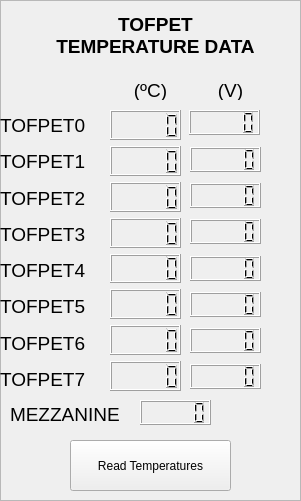
      <widget class="QFrame" name="frame_4">
       <property name="geometry">
        <rect>
         <x>10</x>
         <y>90</y>
         <width>301</width>
         <height>501</height>
        </rect>
       </property>
       <property name="frameShape">
        <enum>QFrame::StyledPanel</enum>
       </property>
       <property name="frameShadow">
        <enum>QFrame::Raised</enum>
       </property>
       <widget class="QLCDNumber" name="lcdNumber_Temp_raw_1">
        <property name="geometry">
         <rect>
          <x>190</x>
          <y>147</y>
          <width>71</width>
          <height>25</height>
         </rect>
        </property>
        <property name="font">
         <font>
          <weight>75</weight>
          <bold>true</bold>
         </font>
        </property>
       </widget>
       <widget class="QLCDNumber" name="lcdNumber_Temp_raw_0">
        <property name="geometry">
         <rect>
          <x>189</x>
          <y>110</y>
          <width>71</width>
          <height>25</height>
         </rect>
        </property>
        <property name="font">
         <font>
          <weight>75</weight>
          <bold>true</bold>
         </font>
        </property>
       </widget>
       <widget class="QLCDNumber" name="lcdNumber_Temp_raw_2">
        <property name="geometry">
         <rect>
          <x>190</x>
          <y>183</y>
          <width>71</width>
          <height>25</height>
         </rect>
        </property>
        <property name="font">
         <font>
          <weight>75</weight>
          <bold>true</bold>
         </font>
        </property>
       </widget>
       <widget class="QLCDNumber" name="lcdNumber_Temp_raw_3">
        <property name="geometry">
         <rect>
          <x>190</x>
          <y>219</y>
          <width>71</width>
          <height>25</height>
         </rect>
        </property>
        <property name="font">
         <font>
          <weight>75</weight>
          <bold>true</bold>
         </font>
        </property>
       </widget>
       <widget class="QLCDNumber" name="lcdNumber_Temp_raw_4">
        <property name="geometry">
         <rect>
          <x>190</x>
          <y>256</y>
          <width>71</width>
          <height>25</height>
         </rect>
        </property>
        <property name="font">
         <font>
          <weight>75</weight>
          <bold>true</bold>
         </font>
        </property>
       </widget>
       <widget class="QLCDNumber" name="lcdNumber_Temp_raw_5">
        <property name="geometry">
         <rect>
          <x>190</x>
          <y>292</y>
          <width>71</width>
          <height>25</height>
         </rect>
        </property>
        <property name="font">
         <font>
          <weight>75</weight>
          <bold>true</bold>
         </font>
        </property>
       </widget>
       <widget class="QLCDNumber" name="lcdNumber_Temp_raw_6">
        <property name="geometry">
         <rect>
          <x>190</x>
          <y>328</y>
          <width>71</width>
          <height>25</height>
         </rect>
        </property>
        <property name="font">
         <font>
          <weight>75</weight>
          <bold>true</bold>
         </font>
        </property>
       </widget>
       <widget class="QLCDNumber" name="lcdNumber_Temp_raw_7">
        <property name="geometry">
         <rect>
          <x>190</x>
          <y>364</y>
          <width>71</width>
          <height>25</height>
         </rect>
        </property>
        <property name="font">
         <font>
          <weight>75</weight>
          <bold>true</bold>
         </font>
        </property>
       </widget>
       <widget class="QLabel" name="label_74">
        <property name="geometry">
         <rect>
          <x>30</x>
          <y>10</y>
          <width>251</width>
          <height>51</height>
         </rect>
        </property>
        <property name="font">
         <font>
          <pointsize>14</pointsize>
          <weight>75</weight>
          <bold>true</bold>
         </font>
        </property>
        <property name="text">
         <string>TOFPET 
TEMPERATURE DATA</string>
        </property>
        <property name="alignment">
         <set>Qt::AlignCenter</set>
        </property>
       </widget>
       <widget class="QLabel" name="label_75">
        <property name="geometry">
         <rect>
          <x>190</x>
          <y>80</y>
          <width>81</width>
          <height>20</height>
         </rect>
        </property>
        <property name="font">
         <font>
          <pointsize>14</pointsize>
         </font>
        </property>
        <property name="text">
         <string>(V)</string>
        </property>
        <property name="alignment">
         <set>Qt::AlignCenter</set>
        </property>
       </widget>
       <widget class="QLabel" name="label_76">
        <property name="geometry">
         <rect>
          <x>110</x>
          <y>80</y>
          <width>81</width>
          <height>20</height>
         </rect>
        </property>
        <property name="font">
         <font>
          <pointsize>14</pointsize>
         </font>
        </property>
        <property name="text">
         <string>(ºC)</string>
        </property>
        <property name="alignment">
         <set>Qt::AlignCenter</set>
        </property>
       </widget>
       <widget class="QWidget" name="layoutWidget_3">
        <property name="geometry">
         <rect>
          <x>0</x>
          <y>110</y>
          <width>108</width>
          <height>284</height>
         </rect>
        </property>
        <layout class="QVBoxLayout" name="verticalLayout_17">
         <item>
          <widget class="QLabel" name="label_77">
           <property name="font">
            <font>
             <pointsize>14</pointsize>
            </font>
           </property>
           <property name="text">
            <string>TOFPET0</string>
           </property>
          </widget>
         </item>
         <item>
          <widget class="QLabel" name="label_78">
           <property name="font">
            <font>
             <pointsize>14</pointsize>
            </font>
           </property>
           <property name="text">
            <string>TOFPET1</string>
           </property>
          </widget>
         </item>
         <item>
          <widget class="QLabel" name="label_79">
           <property name="font">
            <font>
             <pointsize>14</pointsize>
            </font>
           </property>
           <property name="text">
            <string>TOFPET2</string>
           </property>
          </widget>
         </item>
         <item>
          <widget class="QLabel" name="label_80">
           <property name="font">
            <font>
             <pointsize>14</pointsize>
            </font>
           </property>
           <property name="text">
            <string>TOFPET3</string>
           </property>
          </widget>
         </item>
         <item>
          <widget class="QLabel" name="label_81">
           <property name="font">
            <font>
             <pointsize>14</pointsize>
            </font>
           </property>
           <property name="text">
            <string>TOFPET4</string>
           </property>
          </widget>
         </item>
         <item>
          <widget class="QLabel" name="label_82">
           <property name="font">
            <font>
             <pointsize>14</pointsize>
            </font>
           </property>
           <property name="text">
            <string>TOFPET5</string>
           </property>
          </widget>
         </item>
         <item>
          <widget class="QLabel" name="label_83">
           <property name="font">
            <font>
             <pointsize>14</pointsize>
            </font>
           </property>
           <property name="text">
            <string>TOFPET6</string>
           </property>
          </widget>
         </item>
         <item>
          <widget class="QLabel" name="label_84">
           <property name="font">
            <font>
             <pointsize>14</pointsize>
            </font>
           </property>
           <property name="text">
            <string>TOFPET7</string>
           </property>
          </widget>
         </item>
        </layout>
       </widget>
       <widget class="QWidget" name="layoutWidget_5">
        <property name="geometry">
         <rect>
          <x>110</x>
          <y>110</y>
          <width>71</width>
          <height>281</height>
         </rect>
        </property>
        <layout class="QVBoxLayout" name="verticalLayout_16">
         <item>
          <widget class="QLCDNumber" name="lcdNumber_Temp_0">
           <property name="font">
            <font>
             <weight>75</weight>
             <bold>true</bold>
            </font>
           </property>
          </widget>
         </item>
         <item>
          <widget class="QLCDNumber" name="lcdNumber_Temp_1">
           <property name="font">
            <font>
             <weight>75</weight>
             <bold>true</bold>
            </font>
           </property>
          </widget>
         </item>
         <item>
          <widget class="QLCDNumber" name="lcdNumber_Temp_2">
           <property name="font">
            <font>
             <weight>75</weight>
             <bold>true</bold>
            </font>
           </property>
          </widget>
         </item>
         <item>
          <widget class="QLCDNumber" name="lcdNumber_Temp_3">
           <property name="font">
            <font>
             <weight>75</weight>
             <bold>true</bold>
            </font>
           </property>
          </widget>
         </item>
         <item>
          <widget class="QLCDNumber" name="lcdNumber_Temp_4">
           <property name="font">
            <font>
             <weight>75</weight>
             <bold>true</bold>
            </font>
           </property>
          </widget>
         </item>
         <item>
          <widget class="QLCDNumber" name="lcdNumber_Temp_5">
           <property name="font">
            <font>
             <weight>75</weight>
             <bold>true</bold>
            </font>
           </property>
          </widget>
         </item>
         <item>
          <widget class="QLCDNumber" name="lcdNumber_Temp_6">
           <property name="font">
            <font>
             <weight>75</weight>
             <bold>true</bold>
            </font>
           </property>
          </widget>
         </item>
         <item>
          <widget class="QLCDNumber" name="lcdNumber_Temp_7">
           <property name="font">
            <font>
             <weight>75</weight>
             <bold>true</bold>
            </font>
           </property>
          </widget>
         </item>
        </layout>
       </widget>
       <widget class="QLabel" name="label_294">
        <property name="geometry">
         <rect>
          <x>10</x>
          <y>400</y>
          <width>151</width>
          <height>28</height>
         </rect>
        </property>
        <property name="font">
         <font>
          <pointsize>14</pointsize>
         </font>
        </property>
        <property name="text">
         <string>MEZZANINE</string>
        </property>
       </widget>
       <widget class="QLCDNumber" name="lcdNumber_Temp_8">
        <property name="geometry">
         <rect>
          <x>140</x>
          <y>400</y>
          <width>71</width>
          <height>25</height>
         </rect>
        </property>
        <property name="font">
         <font>
          <weight>75</weight>
          <bold>true</bold>
         </font>
        </property>
       </widget>
       <widget class="QPushButton" name="pushButton_Temp_read">
        <property name="geometry">
         <rect>
          <x>70</x>
          <y>440</y>
          <width>161</width>
          <height>51</height>
         </rect>
        </property>
        <property name="text">
         <string>Read Temperatures</string>
        </property>
       </widget>
      </widget>
